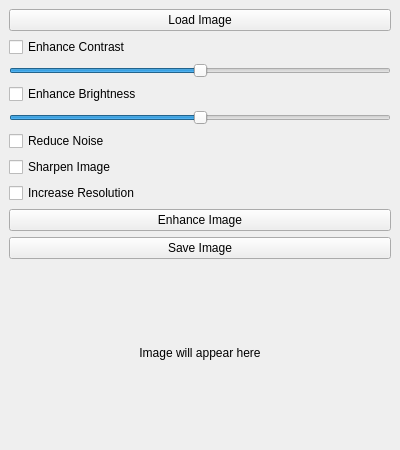
<?xml version="1.0" encoding="UTF-8"?>
<ui version="4.0">
 <class>MainWindow</class>
 <widget class="QMainWindow" name="MainWindow">
  <property name="geometry">
   <rect>
    <x>0</x>
    <y>0</y>
    <width>400</width>
    <height>450</height>
   </rect>
  </property>
  <property name="windowTitle">
   <string>Image Enhancer</string>
  </property>
  <widget class="QWidget" name="centralwidget">
   <layout class="QVBoxLayout" name="verticalLayout">
    <item>
     <widget class="QPushButton" name="loadButton">
      <property name="text">
       <string>Load Image</string>
      </property>
     </widget>
    </item>
    <item>
     <widget class="QCheckBox" name="contrastCheckBox">
      <property name="text">
       <string>Enhance Contrast</string>
      </property>
     </widget>
    </item>
    <item>
     <widget class="QSlider" name="contrastSlider">
      <property name="orientation">
       <enum>Qt::Horizontal</enum>
      </property>
      <property name="minimum">
       <number>0</number>
      </property>
      <property name="maximum">
       <number>100</number>
      </property>
      <property name="value">
       <number>50</number>
      </property>
     </widget>
    </item>
    <item>
     <widget class="QCheckBox" name="brightnessCheckBox">
      <property name="text">
       <string>Enhance Brightness</string>
      </property>
     </widget>
    </item>
    <item>
     <widget class="QSlider" name="brightnessSlider">
      <property name="orientation">
       <enum>Qt::Horizontal</enum>
      </property>
      <property name="minimum">
       <number>0</number>
      </property>
      <property name="maximum">
       <number>100</number>
      </property>
      <property name="value">
       <number>50</number>
      </property>
     </widget>
    </item>
    <item>
     <widget class="QCheckBox" name="denoiseCheckBox">
      <property name="text">
       <string>Reduce Noise</string>
      </property>
     </widget>
    </item>
    <item>
     <widget class="QCheckBox" name="sharpenCheckBox">
      <property name="text">
       <string>Sharpen Image</string>
      </property>
     </widget>
    </item>
    <item>
     <widget class="QCheckBox" name="resolutionCheckBox">
      <property name="text">
       <string>Increase Resolution</string>
      </property>
     </widget>
    </item>
    <item>
     <widget class="QPushButton" name="enhanceButton">
      <property name="text">
       <string>Enhance Image</string>
      </property>
     </widget>
    </item>
    <item>
     <widget class="QPushButton" name="saveButton">
      <property name="text">
       <string>Save Image</string>
      </property>
     </widget>
    </item>
    <item>
     <widget class="QLabel" name="imageLabel">
      <property name="text">
       <string>Image will appear here</string>
      </property>
      <property name="alignment">
       <set>Qt::AlignCenter</set>
      </property>
      <property name="sizePolicy">
       <sizepolicy hsizetype="Expanding" vsizetype="Expanding">
        <horstretch>0</horstretch>
        <verstretch>0</verstretch>
       </sizepolicy>
      </property>
     </widget>
    </item>
   </layout>
  </widget>
 </widget>
 <resources/>
 <connections/>
</ui>
